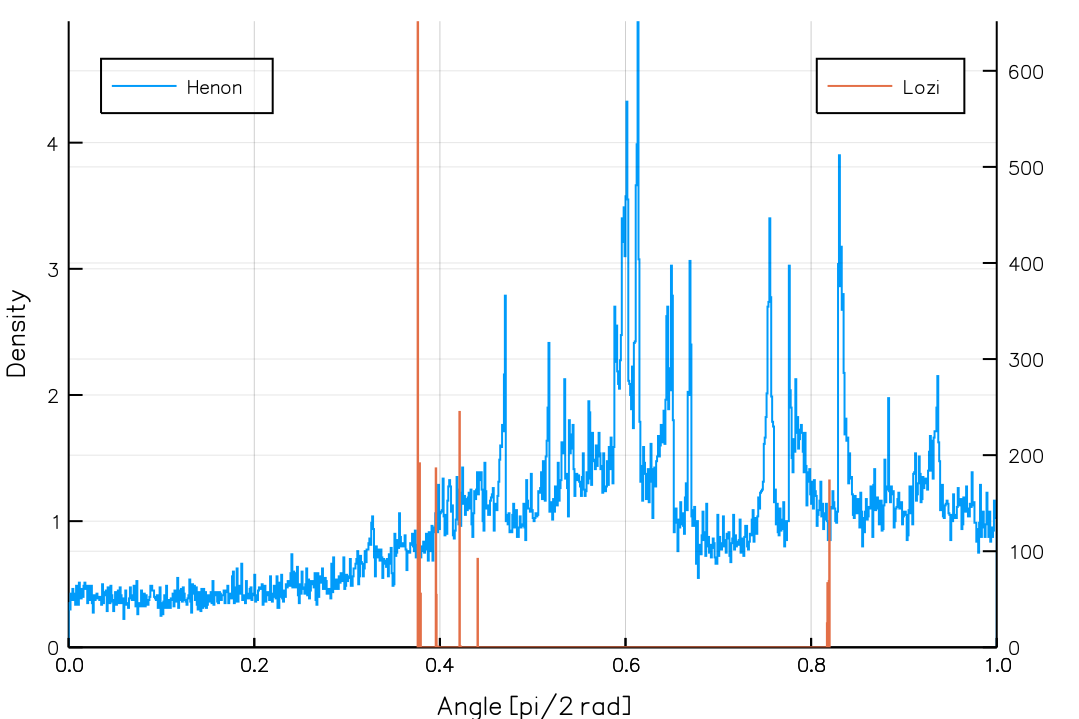

Reproduce this figure in Julia.
using LyapunovExponents

function get_angles(solver)
    return [acos(abs(dot(C[:, 1], C[:, 2]))) * 2 / π for C
            in backward_dynamics!(solver; progress=1)]
end

henon_demo = LyapunovExponents.henon_map(num_attr=100000)
henon_demo.prob :: LEProblem
henon_prob = CLVProblem(henon_demo.prob)  # convert it to CLVProblem
henon_angles = @time get_angles(init(henon_prob))

lozi_prob = CLVProblem(LyapunovExponents.lozi_map(num_attr=100000).prob)
lozi_angles = @time get_angles(init(lozi_prob))

using Plots
plt = plot(xlabel="Angle [pi/2 rad]", ylabel="Density", legend=:topleft)
stephist!(plt, henon_angles,
          bins=1000, normalize=true, linecolor=1, label="Henon")
stephist!(twinx(plt), lozi_angles,
          bins=1000, normalize=true, linecolor=2, label="Lozi")
plt
